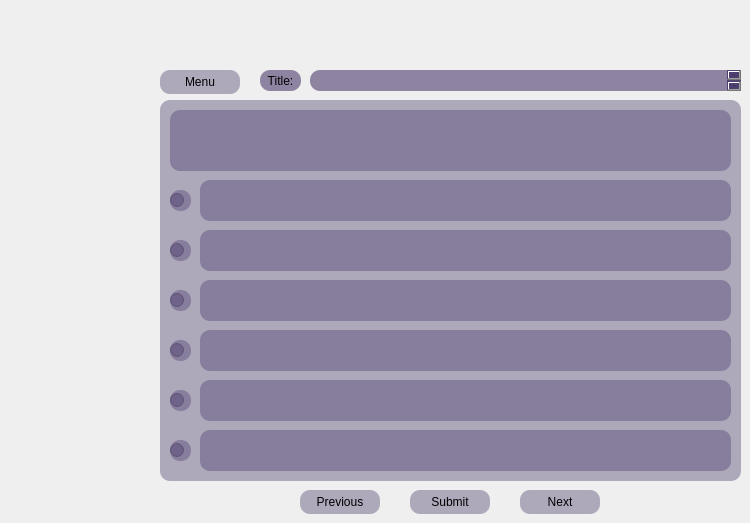
    <widget class="QWidget" name="pageQuizStudy">
     <widget class="QPushButton" name="pushButtonReturn_2">
      <property name="geometry">
       <rect>
        <x>160</x>
        <y>70</y>
        <width>80</width>
        <height>24</height>
       </rect>
      </property>
      <property name="styleSheet">
       <string notr="true">background-color: rgba(75, 58, 108, 100);
border-radius: 10px;</string>
      </property>
      <property name="text">
       <string>Menu</string>
      </property>
     </widget>
     <widget class="QPushButton" name="pushButtonPreviousQuestion_2">
      <property name="geometry">
       <rect>
        <x>300</x>
        <y>490</y>
        <width>80</width>
        <height>24</height>
       </rect>
      </property>
      <property name="styleSheet">
       <string notr="true">background-color: rgba(75, 58, 108, 100);
border-radius: 10px;</string>
      </property>
      <property name="text">
       <string>Previous</string>
      </property>
     </widget>
     <widget class="QPushButton" name="pushButtonNextQuestion_2">
      <property name="geometry">
       <rect>
        <x>520</x>
        <y>490</y>
        <width>80</width>
        <height>24</height>
       </rect>
      </property>
      <property name="styleSheet">
       <string notr="true">background-color: rgba(75, 58, 108, 100);
border-radius: 10px;</string>
      </property>
      <property name="text">
       <string>Next</string>
      </property>
     </widget>
     <widget class="QPushButton" name="pushButtonSubmitQuiz">
      <property name="geometry">
       <rect>
        <x>410</x>
        <y>490</y>
        <width>80</width>
        <height>24</height>
       </rect>
      </property>
      <property name="styleSheet">
       <string notr="true">background-color: rgba(75, 58, 108, 100);
border-radius: 10px;</string>
      </property>
      <property name="text">
       <string>Submit</string>
      </property>
     </widget>
     <widget class="QFrame" name="frame">
      <property name="geometry">
       <rect>
        <x>160</x>
        <y>100</y>
        <width>581</width>
        <height>381</height>
       </rect>
      </property>
      <property name="styleSheet">
       <string notr="true">background-color: rgba(75, 58, 108, 100);
border-radius: 10px;</string>
      </property>
      <property name="frameShape">
       <enum>QFrame::Shape::StyledPanel</enum>
      </property>
      <property name="frameShadow">
       <enum>QFrame::Shadow::Raised</enum>
      </property>
      <widget class="QRadioButton" name="radioButtonAnswer5">
       <property name="geometry">
        <rect>
         <x>10</x>
         <y>290</y>
         <width>21</width>
         <height>21</height>
        </rect>
       </property>
       <property name="styleSheet">
        <string notr="true">background-color: rgba(75, 58, 108, 100);</string>
       </property>
       <property name="text">
        <string/>
       </property>
      </widget>
      <widget class="QPlainTextEdit" name="textDisplayAnswer6">
       <property name="geometry">
        <rect>
         <x>40</x>
         <y>330</y>
         <width>531</width>
         <height>41</height>
        </rect>
       </property>
       <property name="font">
        <font>
         <family>Sans Serif Collection</family>
         <pointsize>12</pointsize>
        </font>
       </property>
      </widget>
      <widget class="QRadioButton" name="radioButtonAnswer4">
       <property name="geometry">
        <rect>
         <x>10</x>
         <y>240</y>
         <width>21</width>
         <height>21</height>
        </rect>
       </property>
       <property name="styleSheet">
        <string notr="true">background-color: rgba(75, 58, 108, 100);</string>
       </property>
       <property name="text">
        <string/>
       </property>
      </widget>
      <widget class="QPlainTextEdit" name="textDisplayAnswer5">
       <property name="geometry">
        <rect>
         <x>40</x>
         <y>280</y>
         <width>531</width>
         <height>41</height>
        </rect>
       </property>
       <property name="font">
        <font>
         <family>Sans Serif Collection</family>
         <pointsize>12</pointsize>
        </font>
       </property>
      </widget>
      <widget class="QRadioButton" name="radioButtonAnswer1">
       <property name="geometry">
        <rect>
         <x>10</x>
         <y>90</y>
         <width>21</width>
         <height>21</height>
        </rect>
       </property>
       <property name="styleSheet">
        <string notr="true">background-color: rgba(75, 58, 108, 100);</string>
       </property>
       <property name="text">
        <string/>
       </property>
      </widget>
      <widget class="QPlainTextEdit" name="textDisplayAnswer2">
       <property name="geometry">
        <rect>
         <x>40</x>
         <y>130</y>
         <width>531</width>
         <height>41</height>
        </rect>
       </property>
       <property name="font">
        <font>
         <family>Sans Serif Collection</family>
         <pointsize>12</pointsize>
        </font>
       </property>
      </widget>
      <widget class="QPlainTextEdit" name="textDisplayAnswer3">
       <property name="geometry">
        <rect>
         <x>40</x>
         <y>180</y>
         <width>531</width>
         <height>41</height>
        </rect>
       </property>
       <property name="font">
        <font>
         <family>Sans Serif Collection</family>
         <pointsize>12</pointsize>
        </font>
       </property>
      </widget>
      <widget class="QRadioButton" name="radioButtonAnswer6">
       <property name="geometry">
        <rect>
         <x>10</x>
         <y>340</y>
         <width>21</width>
         <height>21</height>
        </rect>
       </property>
       <property name="styleSheet">
        <string notr="true">background-color: rgba(75, 58, 108, 100);</string>
       </property>
       <property name="text">
        <string/>
       </property>
      </widget>
      <widget class="QPlainTextEdit" name="textDisplayAnswer4">
       <property name="geometry">
        <rect>
         <x>40</x>
         <y>230</y>
         <width>531</width>
         <height>41</height>
        </rect>
       </property>
       <property name="font">
        <font>
         <family>Sans Serif Collection</family>
         <pointsize>12</pointsize>
        </font>
       </property>
      </widget>
      <widget class="QRadioButton" name="radioButtonAnswer2">
       <property name="geometry">
        <rect>
         <x>10</x>
         <y>140</y>
         <width>21</width>
         <height>21</height>
        </rect>
       </property>
       <property name="styleSheet">
        <string notr="true">background-color: rgba(75, 58, 108, 100);</string>
       </property>
       <property name="text">
        <string/>
       </property>
      </widget>
      <widget class="QPlainTextEdit" name="textDisplayAnswer1">
       <property name="geometry">
        <rect>
         <x>40</x>
         <y>80</y>
         <width>531</width>
         <height>41</height>
        </rect>
       </property>
       <property name="font">
        <font>
         <family>Sans Serif Collection</family>
         <pointsize>12</pointsize>
        </font>
       </property>
      </widget>
      <widget class="QRadioButton" name="radioButtonAnswer3">
       <property name="geometry">
        <rect>
         <x>10</x>
         <y>190</y>
         <width>21</width>
         <height>21</height>
        </rect>
       </property>
       <property name="styleSheet">
        <string notr="true">background-color: rgba(75, 58, 108, 100);</string>
       </property>
       <property name="text">
        <string/>
       </property>
      </widget>
      <widget class="QPlainTextEdit" name="textDisplayQuestion">
       <property name="geometry">
        <rect>
         <x>10</x>
         <y>10</y>
         <width>561</width>
         <height>61</height>
        </rect>
       </property>
       <property name="font">
        <font>
         <family>Sans Serif Collection</family>
         <pointsize>16</pointsize>
         <bold>true</bold>
        </font>
       </property>
      </widget>
     </widget>
     <widget class="QLabel" name="label_6">
      <property name="geometry">
       <rect>
        <x>260</x>
        <y>70</y>
        <width>41</width>
        <height>21</height>
       </rect>
      </property>
      <property name="styleSheet">
       <string notr="true">background-color: rgba(75, 58, 108, 150);
border-radius: 10px;
</string>
      </property>
      <property name="text">
       <string>Title:</string>
      </property>
      <property name="alignment">
       <set>Qt::AlignmentFlag::AlignCenter</set>
      </property>
     </widget>
     <widget class="QPlainTextEdit" name="plainTextEdit_3">
      <property name="geometry">
       <rect>
        <x>310</x>
        <y>70</y>
        <width>431</width>
        <height>21</height>
       </rect>
      </property>
      <property name="styleSheet">
       <string notr="true">background-color: rgba(75, 58, 108, 150);
border-radius: 10px;
</string>
      </property>
     </widget>
    </widget>
